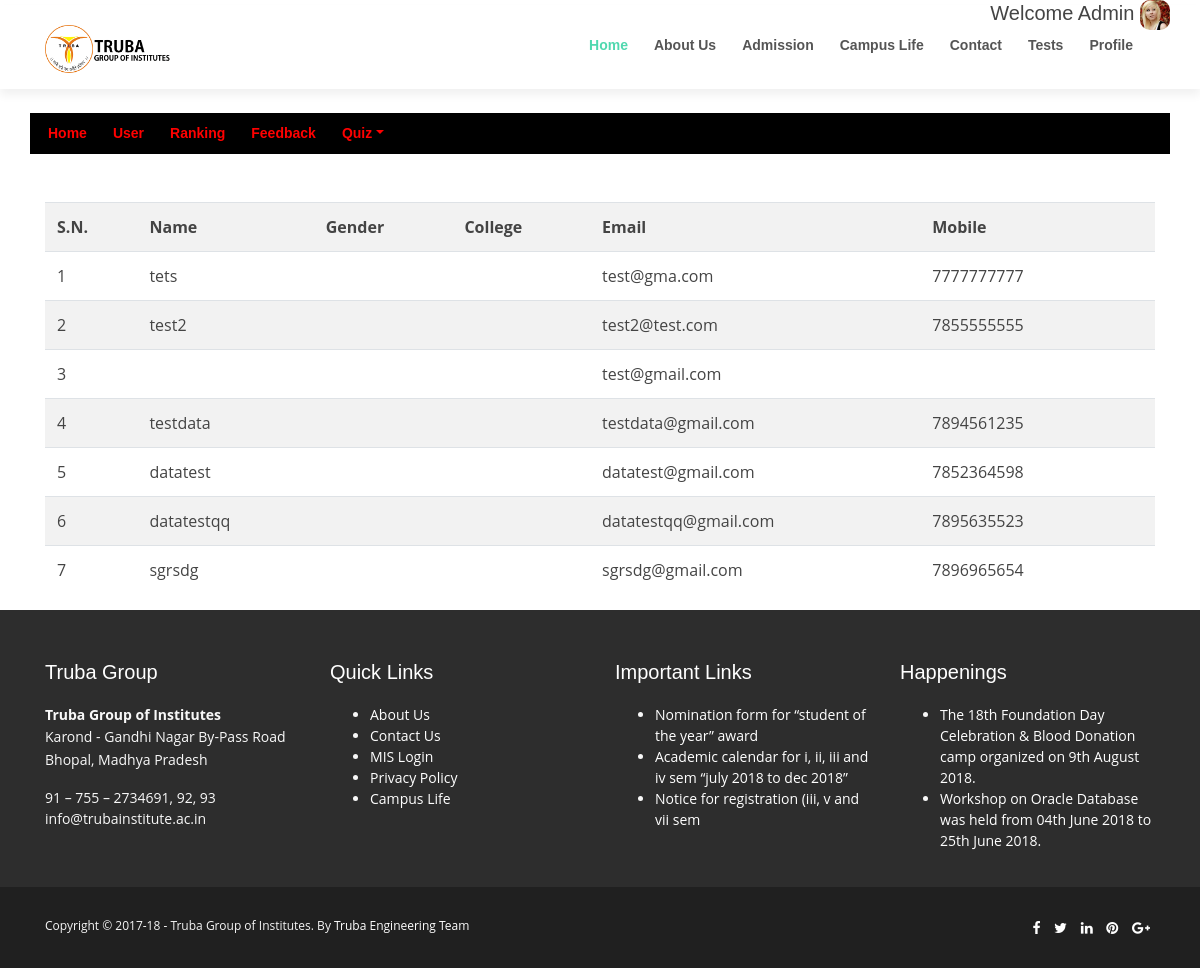
/dashboard.php?admin=1 (signed in), run on the app's committed database.
### tables this page shows
CREATE TABLE `student` (
  `id` int(10) NOT NULL,
  `name` varchar(15) NOT NULL,
  `mobile` char(10) NOT NULL,
  `email` varchar(20) DEFAULT NULL,
  `password` varchar(250) DEFAULT NULL,
  `mobile_verified` enum('YES','NO') DEFAULT 'NO',
  `email_verified` enum('YES','NO') DEFAULT 'NO',
  `otp` varchar(20) NOT NULL DEFAULT '123456',
  `college` varchar(255) DEFAULT NULL
);

### dashboard.php (the view, shortened to what this page needs)
<!DOCTYPE html>
<html lang="en">
<head>
<?php include_once('head.php'); ?>
</head>
<body id="body">
  <?php include_once('header.php');?>
      <br/>
<div class="container">
<div class="row">
<nav id="nav-menu-container-admin" style="width: 100%;">
        <ul class="nav-menu">
         <li <?php if(@$_GET['admin']==0) echo'class="active"'; ?>><a href="dashboard.php?admin=0">Home<span class="sr-only">(current)</span></a></li>
        <li <?php if(@$_GET['admin']==1) echo'class="active"'; ?>><a href="dashboard.php?admin=1">User</a></li>
    <li <?php if(@$_GET['admin']==2) echo'class="active"'; ?>><a href="dashboard.php?admin=2">Ranking</a></li>
    <li <?php if(@$_GET['admin']==3) echo'class="active"'; ?>><a href="dashboard.php?admin=3">Feedback</a></li>
        <li class="dropdown <?php if(@$_GET['admin']==4 || @$_GET['admin']==5) echo'active"'; ?>">
          <a href="#" class="dropdown-toggle" data-toggle="dropdown" role="button" aria-haspopup="true" aria-expanded="false">Quiz<span class="caret"></span></a>
        </ul>
      </nav></div></div>
      <br/>
      <br/>
<div class="container">
<div class="row">
<div class="col-md-12">
<?php if(@$_GET['admin']==1) {
$result = mysqli_query($con,"SELECT * FROM student") or die('Error');
echo  '<div class="panel"><div class="table-responsive"><table class="table table-striped title1">
<tr><td><b>S.N.</b></td><td><b>Name</b></td><td><b>Gender</b></td><td><b>College</b></td><td><b>Email</b></td><td><b>Mobile</b></td><td></td></tr>';
$c=1;
while($row = mysqli_fetch_array($result)) {
	$name = $row['name'];
	$mob = $row['mobile'];
	$gender = '';
    $email = $row['email'];
	$college = $row['college'];
	echo '<tr><td>'.$c++.'</td><td>'.$name.'</td><td>'.$gender.'</td><td>'.$college.'</td><td>'.$email.'</td><td>'.$mob.'</td>
	<td><a title="Delete User" href="update.php?demail='.$email.'"><b><span class="glyphicon glyphicon-trash" aria-hidden="true"></span></b></a></td></tr>';
}
echo '</table></div></div>';
}?>
</div>
</div></div>
 <?php include_once('footer.php'); ?>
</body>
</html>

### head.php (shortened to what this page needs)
<link href="lib/bootstrap/css/bootstrap.min.css" rel="stylesheet">
<link href="lib/font-awesome/css/font-awesome.min.css" rel="stylesheet">
<link href="lib/animate/animate.min.css" rel="stylesheet">
<link href="lib/ionicons/css/ionicons.min.css" rel="stylesheet">
<link href="lib/owlcarousel/assets/owl.carousel.min.css" rel="stylesheet">
<link href="lib/magnific-popup/magnific-popup.css" rel="stylesheet">
<link href="lib/ionicons/css/ionicons.min.css" rel="stylesheet">
<link href="css/style.css" rel="stylesheet">

### header.php (shortened to what this page needs)
<?php
  $id = isset($_SESSION['id']) ? $_SESSION['id'] :( isset($_SESSION['admin'])? $_SESSION['admin'] : '');
 $name = isset($_SESSION['name']) ? $_SESSION['name'] : '';
 if(!empty($id)){
    $profileImg = 'profile/';
    if (file_exists( $profileImg . $id.'.png')){
      $profileImg .= $id.'.png';
    } elseif (file_exists( $profileImg . $id.'.gif')) {
      $profileImg .= $id.'.gif';
    } elseif (file_exists( $profileImg . $id.'.jpeg')) {
      $profileImg .= $id.'.jpeg';
    } elseif (file_exists( $profileImg . $id.'.jpg')) {
      $profileImg .= $id.'.jpg';
    } elseif (file_exists( $profileImg . $id.'.pjpeg')) {
      $profileImg .= $id.'.pjpeg';
    } else{
      $profileImg .= 'default.jpeg';
    }
  }
?>
<?php if(!empty($id)){?>
<div class="container">
  <div class="row">
    <div style="text-align: right;width: 100%;height: 5px">
      <h5>Welcome <?php echo $name; ?> <img src="<?php echo $profileImg ?>" style="border-radius: 10px;" width="30" height="30"></h5>
    </div>
  </div>
</div>
<?php } ?>
<header id="header">
    <div class="container">
      <div id="logo" class="pull-left">
        <h1><a href="index.php"><img src="img/logo.png" alt="" title="" /></a></h1>
      </div>
      <nav id="nav-menu-container">
        <ul class="nav-menu">
          <?php if($id == 'admin'){?>
            <li class="menu-active"><a href="dashboard.php?admin=0">Home</a></li>
            <?php } else{ ?>
            <li class="menu-active"><a href="index.php">Home</a></li>
          <?php }?>
          <li><a href="aboutus.php">About Us</a></li>
          <li><a href="admission.php">Admission</a></li>
          <li><a href="campuslife.php">Campus Life</a></li>
          <li><a href="contactus.php">Contact</a></li>
          <?php if(empty($id)){?>
          <li class="menu-has-children"><a href="" class="not-active">Register/Login</a>
            <ul>
              <li><a href="login.php">Login</a></li>
              <li><a href="register.php">Register</a></li>
            </ul>
          </li>
          <?php } else {?>
          <li><a href="tests.php?testId=1">Tests</a></li>
          <li class="menu-has-children"><a href="" class="not-active">Profile</a>
          </li>
          <?php }?>
        </ul>
      </nav>
    </div>
  </header>

### footer.php (shortened to what this page needs)
<footer>
	<div class="container">
		<div class="row">
			<div class="col-lg-3">
				<div class="widget">
					<h5 class="widgetheading">Truba Group</h5>
					<address>
					<strong>Truba Group of Institutes</strong><br>
					Karond - Gandhi Nagar By-Pass Road<br>
					 Bhopal, Madhya Pradesh</address>
					<p>
						<i class="icon-phone"></i> 91 – 755 – 2734691, 92, 93 <br>
						<i class="icon-envelope-alt"></i> info@trubainstitute.ac.in
					</p>
				</div>
			</div>
			<div class="col-lg-3">
				<div class="widget">
					<h5 class="widgetheading">Quick Links</h5>
					<ul class="link-list">
						<li><a href="aboutus.php">About Us</a></li>
						<li><a href="contactus.php">Contact Us</a></li>
						<li><a href="#">MIS Login</a></li>
						<li><a href="#">Privacy Policy</a></li>
						<li><a href="campuslife.php">Campus Life</a></li>
					</ul>
				</div>
			</div>
			<div class="col-lg-3">
				<div class="widget">
					<h5 class="widgetheading">Important Links</h5>
					<ul class="link-list">
						<li><a href="#">Nomination form for “student of the year” award</a></li>
						<li><a href="#">Academic calendar for i, ii, iii and iv sem “july 2018 to dec 2018”</a></li>
						<li><a href="#">Notice for registration (iii, v and vii sem</a></li>
					</ul>
				</div>
			</div>
			<div class="col-lg-3">
				<div class="widget">
					<h5 class="widgetheading">Happenings</h5>
					<ul class="link-list">
						<li><a href="#">The 18th Foundation Day Celebration & Blood Donation camp organized on 9th August 2018.</a></li>
						<li><a href="#">Workshop on Oracle Database was held from 04th June 2018 to 25th June 2018.</a></li>
					</ul>
				</div>
			</div>
		</div>
	</div>
	<div id="sub-footer">
		<div class="container">
			<div class="row">
				<div class="col-lg-6">
					<div class="copyright">
						<p>
							<span>Copyright © 2017-18 - Truba Group of Institutes. By </span><a href="#" target="_blank">Truba Engineering Team</a>
						</p>
					</div>
				</div>
				<div class="col-lg-6">
					<ul class="social-network">
						<li><a href="https://www.facebook.com/incredibletruba" data-placement="top" title="Facebook"><i class="fa fa-facebook"></i></a></li>
						<li><a href="https://twitter.com/incredibletruba" data-placement="top" title="Twitter"><i class="fa fa-twitter"></i></a></li>
						<li><a href="#" data-placement="top" title="Linkedin"><i class="fa fa-linkedin"></i></a></li>
						<li><a href="https://www.instagram.com/trubagroup/" data-placement="top" title="Pinterest"><i class="fa fa-pinterest"></i></a></li>
						<li><a href="#" data-placement="top" title="Google plus"><i class="fa fa-google-plus"></i></a></li>
					</ul>
				</div>
			</div>
		</div>
	</div>
	</footer>

### css/style.css (style rules this page uses)
body { background: #fff; color: #444; font-family: "Open Sans", sans-serif; padding: 0;margin: 0; }
a { transition: 0.5s; }
p { padding: 0; margin: 0 0 30px 0; }
h1, h2, h3, h4, h5, h6 { font-family: "Montserrat", sans-serif; font-weight: 400; margin: 0 0 20px 0; padding: 0; }
.not-active { pointer-events: none; cursor: default; text-decoration: none; color: black; }
#header { padding: 20px 0; height: 84px; transition: all 0.5s; z-index: 997; background: #fff; box-shadow: 0px 6px 9px 0px rgba(0, 0, 0, 0.06); }
#header #logo h1 { font-size: 42px; margin: 0; padding: 0; line-height: 1; font-family: "Montserrat", sans-serif; font-weight: 700; }
#header #logo h1 a { color: #0c2e8a; line-height: 1; display: inline-block; }
#header #logo img { padding: 0; margin: 0; width: 28%; }
.nav-menu, .nav-menu * { margin: 0; padding: 0; list-style: none; }
.nav-menu li { position: relative; white-space: nowrap; }
.nav-menu > li { float: left; }
.sf-arrows .sf-with-ul { padding-right: 22px; }
.sf-arrows .sf-with-ul:after { right: 8px; font-family: FontAwesome; font-style: normal; font-weight: normal; }
#nav-menu-container { float: right; margin: 0; }
.nav-menu a { padding: 10px 8px; text-decoration: none; display: inline-block; color: #555; font-family: "Raleway", sans-serif; font-weight: 700; font-size: 14px; outline: none; }
.nav-menu li:hover > a, .nav-menu > .menu-active > a { color: #50d8af; }
.nav-menu > li { margin-left: 10px; }
#mobile-nav { position: fixed; top: 0; padding-top: 18px; bottom: 0; z-index: 998; background: rgba(52, 59, 64, 0.9); left: -260px; width: 260px; overflow-y: auto; transition: 0.4s; }
#mobile-nav ul { padding: 0; margin: 0; list-style: none; }
#mobile-nav ul li { position: relative; }
#mobile-nav ul li a { color: #fff; font-size: 16px; overflow: hidden; padding: 10px 22px 10px 15px; position: relative; text-decoration: none; width: 100%; display: block; outline: none; }
footer { background:#000; font-size: 14px; }
footer ul.link-list li a { color:#fff; }
footer .widgetheading { position: relative; }
footer { padding:50px 0 0 0; color:#f8f8f8; background: #2D2D2D; }
footer a { color:#fff; }
footer h1, footer h2, footer h3, footer h4, footer h5, footer h6 { color:#fff; }
footer address { line-height:1.6em; }
ul.social-network { list-style:none; margin:0; }
ul.social-network li { display:inline; margin: 0 5px; }
#sub-footer { text-shadow:none; color:#f5f5f5; padding:0; padding-top:30px; margin:20px 0 0 0; background: #202020; padding-bottom: 30px }
#sub-footer p { margin:0; padding:0; }
#sub-footer span { color:#f5f5f5; }
.copyright { text-align:left; font-size:12px; }
#sub-footer ul.social-network { float:right; }
#nav-menu-container-admin { background: #000; }
#nav-menu-container-admin li a { color: red; }

### data on the page
student: name "tets", email "test@gma.com", mobile "7777777777"
student: name "test2", email "test2@test.com", mobile "7855555555"
student: email "test@gmail.com"
student: name "testdata", email "testdata@gmail.com", mobile "7894561235"
student: name "datatest", email "datatest@gmail.com", mobile "7852364598"
student: name "datatestqq", email "datatestqq@gmail.com", mobile "7895635523"
student: name "sgrsdg", email "sgrsdg@gmail.com", mobile "7896965654"

### other printed values
$name "Admin"
